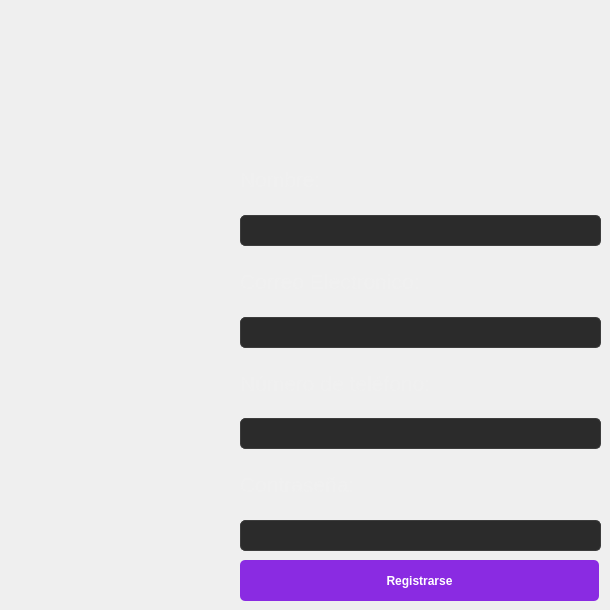
        <widget class="QWidget" name="tab_12">
         <attribute name="title">
          <string>Registrarse</string>
         </attribute>
         <widget class="QLabel" name="label_37">
          <property name="geometry">
           <rect>
            <x>330</x>
            <y>10</y>
            <width>191</width>
            <height>181</height>
           </rect>
          </property>
          <property name="text">
           <string/>
          </property>
          <property name="pixmap">
           <pixmap resource="images.qrc">:/imgRegistro.png</pixmap>
          </property>
          <property name="scaledContents">
           <bool>true</bool>
          </property>
         </widget>
         <widget class="QWidget" name="verticalLayoutWidget">
          <property name="geometry">
           <rect>
            <x>240</x>
            <y>150</y>
            <width>361</width>
            <height>401</height>
           </rect>
          </property>
          <layout class="QVBoxLayout" name="verticalLayout_2" stretch="0,0,0,0,0,0,0,0">
           <item>
            <widget class="QLabel" name="label_33">
             <property name="font">
              <font>
               <family>Segoe UI</family>
               <pointsize>16</pointsize>
              </font>
             </property>
             <property name="styleSheet">
              <string notr="true">QLabel {
    color: #f0f0f0; /* Un blanco/gris muy claro para no cansar la vista */
    font-family: &quot;Segoe UI&quot;, Helvetica, Arial, sans-serif; /* Tipografía moderna y limpia */
    font-size: 13px; /* Tamaño estándar legible */
    background-color: transparent; /* Transparente para que se vea tu fondo oscuro */
    border: none;
font-size: 16pt;
}</string>
             </property>
             <property name="text">
              <string>Nombre:</string>
             </property>
            </widget>
           </item>
           <item>
            <widget class="QLineEdit" name="txtRegNombre">
             <property name="styleSheet">
              <string notr="true">QLineEdit {
    background-color: #2b2b2b;
    border: 1px solid #3d3d3d;
    border-radius: 5px;
    color: #ffffff;
    padding: 6px 10px;
    font-size: 13px;
}

QLineEdit:focus {
    border: 1px solid #1E90FF;
}</string>
             </property>
            </widget>
           </item>
           <item>
            <widget class="QLabel" name="label_34">
             <property name="styleSheet">
              <string notr="true">QLabel {
    color: #f0f0f0; /* Un blanco/gris muy claro para no cansar la vista */
    font-family: &quot;Segoe UI&quot;, Helvetica, Arial, sans-serif; /* Tipografía moderna y limpia */
    font-size: 13px; /* Tamaño estándar legible */
    background-color: transparent; /* Transparente para que se vea tu fondo oscuro */
    border: none;
font-size: 16pt;
}</string>
             </property>
             <property name="text">
              <string>Correo Electronico: </string>
             </property>
            </widget>
           </item>
           <item>
            <widget class="QLineEdit" name="txtRegCorreo">
             <property name="styleSheet">
              <string notr="true">QLineEdit {
    background-color: #2b2b2b;
    border: 1px solid #3d3d3d;
    border-radius: 5px;
    color: #ffffff;
    padding: 6px 10px;
    font-size: 13px;
}

QLineEdit:focus {
    border: 1px solid #1E90FF;
}</string>
             </property>
            </widget>
           </item>
           <item>
            <widget class="QLabel" name="label_35">
             <property name="styleSheet">
              <string notr="true">QLabel {
    color: #f0f0f0; /* Un blanco/gris muy claro para no cansar la vista */
    font-family: &quot;Segoe UI&quot;, Helvetica, Arial, sans-serif; /* Tipografía moderna y limpia */
    font-size: 13px; /* Tamaño estándar legible */
    background-color: transparent; /* Transparente para que se vea tu fondo oscuro */
    border: none;
font-size: 16pt;
}</string>
             </property>
             <property name="text">
              <string>Número de teléfono:</string>
             </property>
            </widget>
           </item>
           <item>
            <widget class="QLineEdit" name="txtRegTelefono">
             <property name="styleSheet">
              <string notr="true">QLineEdit {
    background-color: #2b2b2b;
    border: 1px solid #3d3d3d;
    border-radius: 5px;
    color: #ffffff;
    padding: 6px 10px;
    font-size: 13px;
}

QLineEdit:focus {
    border: 1px solid #1E90FF;
}</string>
             </property>
            </widget>
           </item>
           <item>
            <widget class="QLabel" name="label_36">
             <property name="styleSheet">
              <string notr="true">QLabel {
    color: #f0f0f0; /* Un blanco/gris muy claro para no cansar la vista */
    font-family: &quot;Segoe UI&quot;, Helvetica, Arial, sans-serif; /* Tipografía moderna y limpia */
    font-size: 13px; /* Tamaño estándar legible */
    background-color: transparent; /* Transparente para que se vea tu fondo oscuro */
    border: none;
font-size: 16pt;
}</string>
             </property>
             <property name="text">
              <string>Contraseña:  </string>
             </property>
            </widget>
           </item>
           <item>
            <widget class="QLineEdit" name="txtRegPass">
             <property name="styleSheet">
              <string notr="true">QLineEdit {
    background-color: #2b2b2b;
    border: 1px solid #3d3d3d;
    border-radius: 5px;
    color: #ffffff;
    padding: 6px 10px;
    font-size: 13px;
}

QLineEdit:focus {
    border: 1px solid #1E90FF;
}</string>
             </property>
             <property name="echoMode">
              <enum>QLineEdit::EchoMode::Password</enum>
             </property>
            </widget>
           </item>
          </layout>
         </widget>
         <widget class="QPushButton" name="btnRegistrar">
          <property name="geometry">
           <rect>
            <x>240</x>
            <y>560</y>
            <width>359</width>
            <height>41</height>
           </rect>
          </property>
          <property name="styleSheet">
           <string notr="true">QPushButton {
    background-color: #8A2BE2;
    color: white;
    border-radius: 5px;
    padding: 6px;
    font-weight: bold;
}
QPushButton:hover {
    background-color: #0f5091; 
}</string>
          </property>
          <property name="text">
           <string>Registrarse</string>
          </property>
         </widget>
        </widget>
